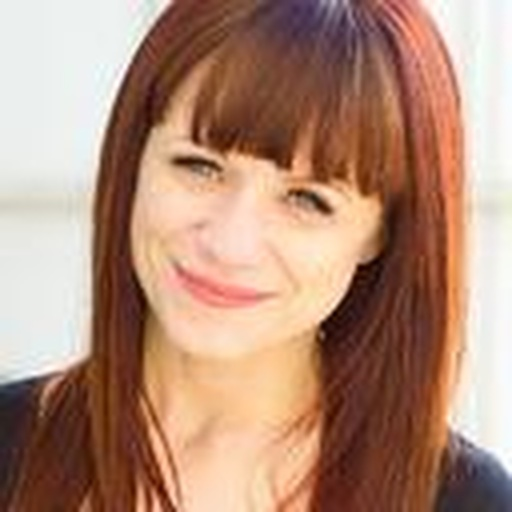
#> input picture GODSHAND_MASTER/GODSHAND_MASTER/kit/refs/gunja/body/gunja_body_0.jpg, 512 x 512 px
$ python -i qc.py   (imports and definitions only)   (older library calls are emulated)
#> lines starting #> are read from the running program, lines starting #| are printed output that depends on the picture
#!/usr/bin/env python3
"""qc.py -- objective QUALITY CHECK on rendered output before you publish/monetize.

Per shot it reports resolution, fps, duration, audio loudness (LUFS), black-frame and
freeze detection, and cv2 sharpness/flicker, then a PASS / WARN / FAIL verdict.
Exit code is non-zero if ANY shot FAILs, so you can gate a publish step on it.

Thresholds come from the `qc:` section of the active config (calibration = edit config,
no code change). RELIABLE checks: resolution / duration / fps / black / freeze / loudness.
ROUGH TRIAGE ONLY: sharpness and flicker (uncalibrated until tuned on real frames).

    python3 src/qc.py            # checks work/<id>/final.mp4 for every shot in config
    python3 src/qc.py --clips    # checks output/clips/<id>/<id>_master.mp4 instead
"""
import os, sys, json, re, subprocess, argparse
from pathlib import Path
from mock_logging import log

DEFAULT_TH = {"min_w": 640, "min_h": 360, "dur_tol": 0.75, "fps_tol": 1.5,
               "sharp_min": 15, "flicker_max": 12, "lufs_hi": -9, "lufs_lo": -30,
               "black_pct_max": 2.0, "freeze_dur_max": 0.6, "color_var_min": 5.0,
               "silence_dur_max": 2.0}

# [191 lines left out: functions ffprobe, parse_fps, loudness, black_freeze, silence_detect, color_variance and 6 more, not called in this run]

def cv_metrics(path):
#> called with path = '../refs/gunja/body/gunja_body_0.jpg'
    try:
        import cv2, numpy as np
    except Exception:
        return None
    cap = cv2.VideoCapture(path)
    grays, sharp = [], []
    while True:
        ok, fr = cap.read()
#> fr is the input picture: shape (512, 512, 3); mean B, G, R 120.8, 140.8, 178.4
        if not ok:
            break
        g = cv2.cvtColor(fr, cv2.COLOR_BGR2GRAY)
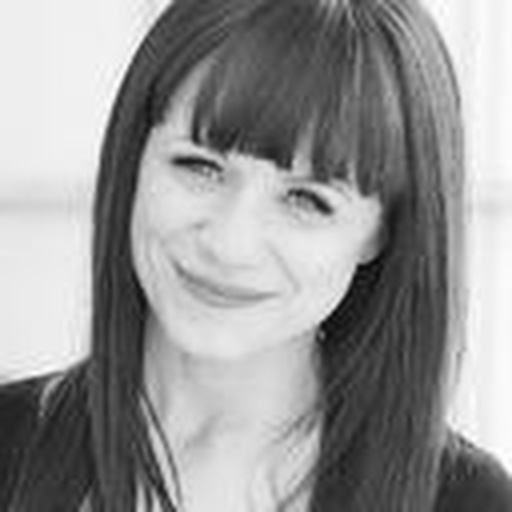
#> g: shape (512, 512); min 7, max 255, mean 149.8
        sharp.append(cv2.Laplacian(cv2.medianBlur(g, 3), cv2.CV_64F).var())
        grays.append(g.astype("float32"))
    cap.release()
    if not grays:
        return None
    jerks = [float(np.mean(np.abs(grays[i] - 2 * grays[i - 1] + grays[i - 2])))
             for i in range(2, len(grays))]
    return {"sharpness": float(np.mean(sharp)), "flicker": float(np.mean(jerks)) if jerks else 0.0}

def _worse(cur, new):
    order = {"PASS": 0, "WARN": 1, "FAIL": 2}
    return new if order[new] > order[cur] else cur

# [100 lines left out: function check, not called in this run]


def _write_report(path: Path, records: list[dict]) -> None:
    path.parent.mkdir(parents=True, exist_ok=True)
    path.write_text(json.dumps({"records": records}, indent=2, sort_keys=True), encoding="utf-8")


# [85 lines left out: functions _exit_from_records, check_master, main, not called in this run]

# [2 lines not run here, left out]

>>> result = cv_metrics('../refs/gunja/body/gunja_body_0.jpg')

$ run again, on GODSHAND_MASTER/GODSHAND_MASTER/kit/refs/gunja/body/gunja_body_1.jpg
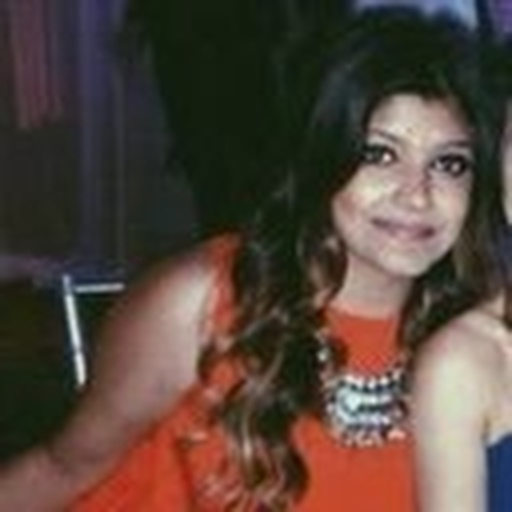
#> input picture GODSHAND_MASTER/GODSHAND_MASTER/kit/refs/gunja/body/gunja_body_1.jpg, 512 x 512 px
#> in cv_metrics, fr is the input picture: shape (512, 512, 3); mean B, G, R 59.8, 68.9, 85.3
#> in cv_metrics, `g = cv2.cvtColor(fr, cv2.COLOR_BGR2GRAY)`:
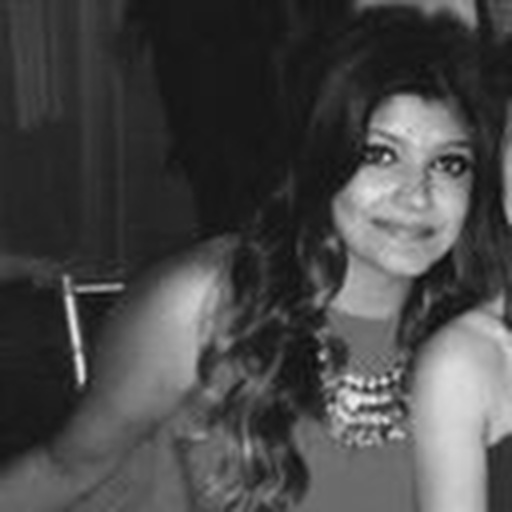
#> g: shape (512, 512); min 12, max 239, mean 72.8
